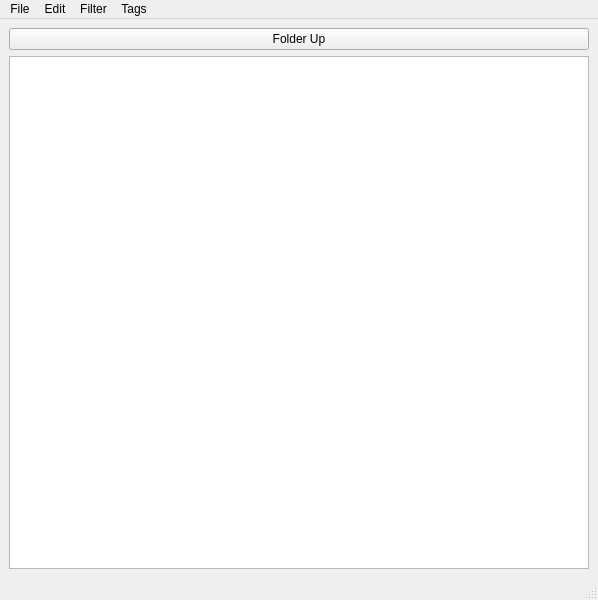
<?xml version="1.0" encoding="UTF-8"?>
<ui version="4.0">
 <class>MainWindow</class>
 <widget class="QMainWindow" name="MainWindow">
  <property name="geometry">
   <rect>
    <x>0</x>
    <y>0</y>
    <width>598</width>
    <height>600</height>
   </rect>
  </property>
  <property name="windowTitle">
   <string>MainWindow</string>
  </property>
  <widget class="QWidget" name="centralwidget">
   <layout class="QGridLayout" name="gridLayout">
    <item row="0" column="0">
     <widget class="QPushButton" name="folderUpButton">
      <property name="text">
       <string>Folder Up</string>
      </property>
      <property name="icon">
       <iconset theme="go-up">
        <normaloff>.</normaloff>.</iconset>
      </property>
      <property name="shortcut">
       <string>PgUp</string>
      </property>
     </widget>
    </item>
    <item row="1" column="0">
     <widget class="QListView" name="listView">
      <property name="sizePolicy">
       <sizepolicy hsizetype="Expanding" vsizetype="Expanding">
        <horstretch>0</horstretch>
        <verstretch>0</verstretch>
       </sizepolicy>
      </property>
     </widget>
    </item>
   </layout>
  </widget>
  <widget class="QMenuBar" name="menubar">
   <property name="geometry">
    <rect>
     <x>0</x>
     <y>0</y>
     <width>598</width>
     <height>22</height>
    </rect>
   </property>
   <widget class="QMenu" name="menuFile">
    <property name="title">
     <string>File</string>
    </property>
    <widget class="QMenu" name="menuNew">
     <property name="title">
      <string>New...</string>
     </property>
     <addaction name="actionNew_File_2"/>
     <addaction name="actionNew_Folder_2"/>
    </widget>
    <addaction name="menuNew"/>
    <addaction name="separator"/>
    <addaction name="actionClose"/>
   </widget>
   <widget class="QMenu" name="menuFilter">
    <property name="title">
     <string>Filter</string>
    </property>
   </widget>
   <widget class="QMenu" name="menuTags">
    <property name="title">
     <string>Tags</string>
    </property>
    <addaction name="actionAdd_new_tag"/>
    <addaction name="actionEdit_tag"/>
   </widget>
   <widget class="QMenu" name="menuEdit">
    <property name="title">
     <string>Edit</string>
    </property>
    <addaction name="actionCut"/>
    <addaction name="actionCopy"/>
    <addaction name="actionPaste"/>
    <addaction name="actionDelete"/>
    <addaction name="actionSelect_All"/>
   </widget>
   <addaction name="menuFile"/>
   <addaction name="menuEdit"/>
   <addaction name="menuFilter"/>
   <addaction name="menuTags"/>
  </widget>
  <widget class="QStatusBar" name="statusbar"/>
  <action name="actionNew_Folder">
   <property name="text">
    <string>New Folder</string>
   </property>
  </action>
  <action name="actionClose">
   <property name="icon">
    <iconset theme="process-stop">
     <normaloff>.</normaloff>.</iconset>
   </property>
   <property name="text">
    <string>Close</string>
   </property>
  </action>
  <action name="actionAdd_new_tag">
   <property name="icon">
    <iconset theme="list-add">
     <normaloff>.</normaloff>.</iconset>
   </property>
   <property name="text">
    <string>Add new tag</string>
   </property>
  </action>
  <action name="actionEdit_tag">
   <property name="icon">
    <iconset theme="edit"/>
   </property>
   <property name="text">
    <string>Edit tag</string>
   </property>
  </action>
  <action name="actionNew_File_2">
   <property name="icon">
    <iconset theme="document-new"/>
   </property>
   <property name="text">
    <string>New File</string>
   </property>
   <property name="shortcut">
    <string>Ctrl+N</string>
   </property>
  </action>
  <action name="actionNew_Folder_2">
   <property name="icon">
    <iconset theme="folder-new"/>
   </property>
   <property name="text">
    <string>New Folder</string>
   </property>
  </action>
  <action name="actionCut">
   <property name="icon">
    <iconset theme="edit-cut"/>
   </property>
   <property name="text">
    <string>Cut</string>
   </property>
   <property name="shortcut">
    <string>Ctrl+X</string>
   </property>
  </action>
  <action name="actionCopy">
   <property name="icon">
    <iconset theme="edit-copy"/>
   </property>
   <property name="text">
    <string>Copy</string>
   </property>
   <property name="shortcut">
    <string>Ctrl+C</string>
   </property>
  </action>
  <action name="actionPaste">
   <property name="icon">
    <iconset theme="edit-paste"/>
   </property>
   <property name="text">
    <string>Paste</string>
   </property>
   <property name="shortcut">
    <string>Ctrl+V</string>
   </property>
  </action>
  <action name="actionDelete">
   <property name="icon">
    <iconset theme="edit-delete"/>
   </property>
   <property name="text">
    <string>Delete</string>
   </property>
   <property name="shortcut">
    <string>Del</string>
   </property>
  </action>
  <action name="actionSelect_All">
   <property name="icon">
    <iconset theme="edit-select-all"/>
   </property>
   <property name="text">
    <string>Select All</string>
   </property>
   <property name="shortcut">
    <string>Ctrl+A</string>
   </property>
  </action>
 </widget>
 <resources/>
 <connections/>
</ui>
